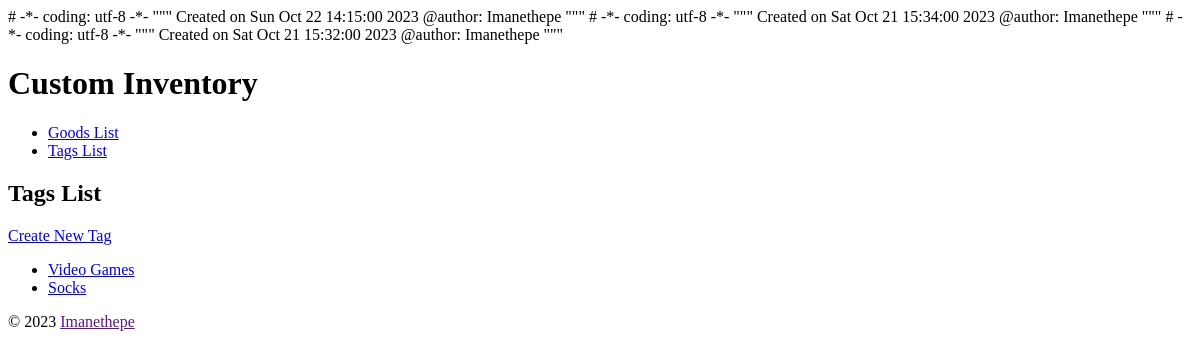
/tag/, run on an earlier commit of the app's database.
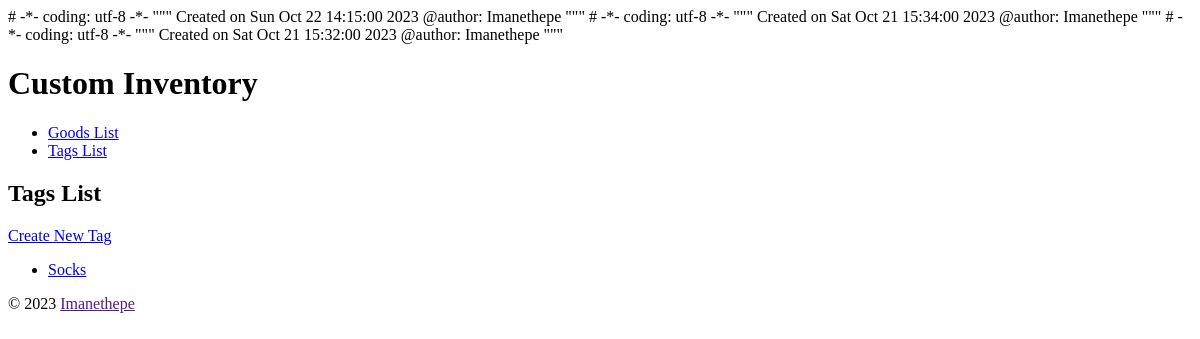
And on a later commit of the database.
### goods/models.py (models this page shows, shortened)
class Tag(models.Model):
    name = models.CharField(
        max_length=31, unique=True)
    slug = models.SlugField(
        max_length=31,
        unique=True,
        help_text='A label for URL conﬁg.')
    class Meta:
        ordering = ['name']
    def get_absolute_url(self):
        return reverse(
            'goods_tag_detail', kwargs={'slug': self.slug})
    def get_update_url(self):
        return reverse(
            'goods_tag_update', kwargs={'slug': self.slug})
    def get_delete_url(self):
        return reverse(
            'goods_tag_delete', kwargs={'slug': self.slug})

### goods/views.py (the view)
class TagList(View):
    def get(self, request):
        return render(
            request,
            'goods/tag_list.html',
            {'tag_list': Tag.objects.all()})

### goods/templates/goods/tag_list.html (shortened to what this page needs)
 {% extends parent_template|default:"goods/base_goods.html" %}
 {% block content %}
  <h2>Tags List</h2>
    <div>
      <a href="{% url 'goods_tag_create' %}">
        Create New Tag</a>
    </div>
  <ul>
    {% for tag in tag_list %}
      <li>
        <a href="{{tag.get_absolute_url}}">
          {{ tag.name|title }}</a>
      </li>
     {% empty %}
       <li><em>There are currently no Tags available.</em></li>
     {% endfor %}
  </ul>
 {% endblock %}

### goods/templates/goods/base_goods.html
# -*- coding: utf-8 -*-
"""
Created on Sat Oct 21 15:34:00 2023
@author: Imanethepe
"""
{% extends parent_template|default:"base.html" %}

### templates/base.html (shortened to what this page needs)
# -*- coding: utf-8 -*-
"""
Created on Sat Oct 21 15:32:00 2023
@author: Imanethepe
"""
 <!DOCTYPE html>
 <html lang="en">
   <head>
   </head>
   <body>
     <div>
       <header>
           <h1>Custom Inventory</h1>
       </header>
       <nav>
       <ul>
         <li>
           <a href="{% url 'goods_item_list' %}">
             Goods List</a></li>
         <li>
           <a href="{% url 'goods_tag_list' %}">
             Tags List</a></li>
       </ul>
     </nav>
       <main>
         {% block content %}{% endblock %}
       </main>
     </div>
     <footer>
       <p>
         &copy; 2023
         <a href="">
           Imanethepe</a>
       </p>
     </footer>
   </body>
 </html>

What changed in the data, as far as the page shows it:
removed Tag: name "Video Games"
